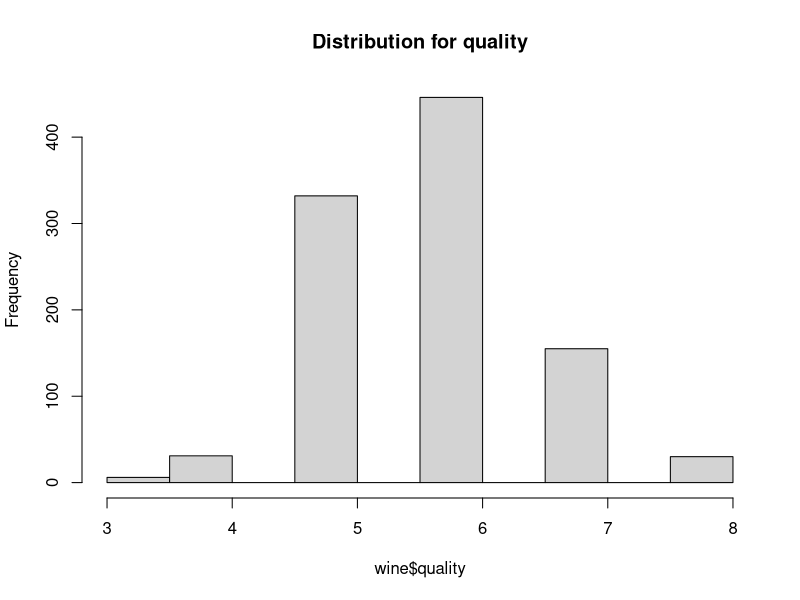
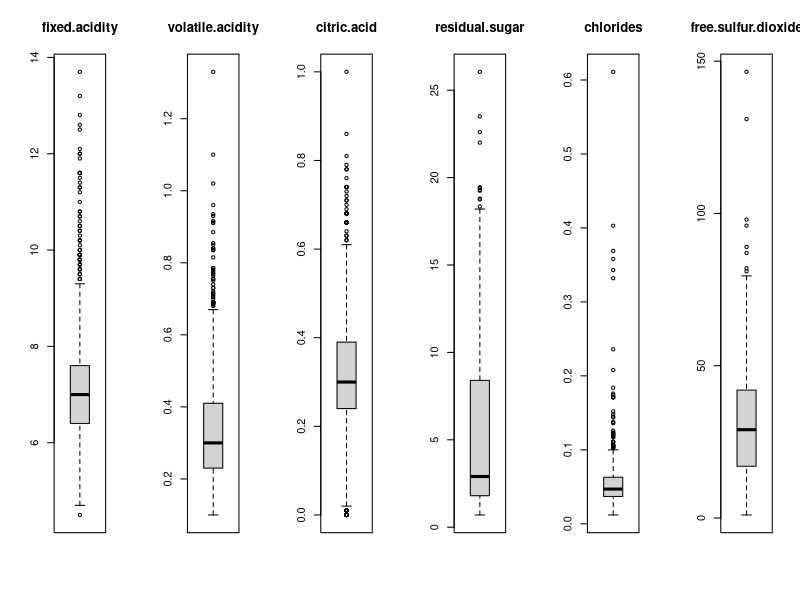
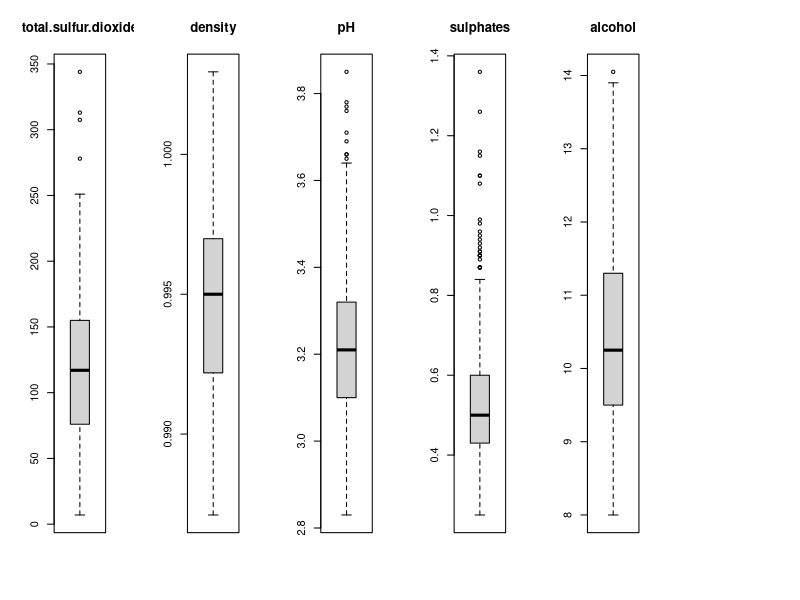
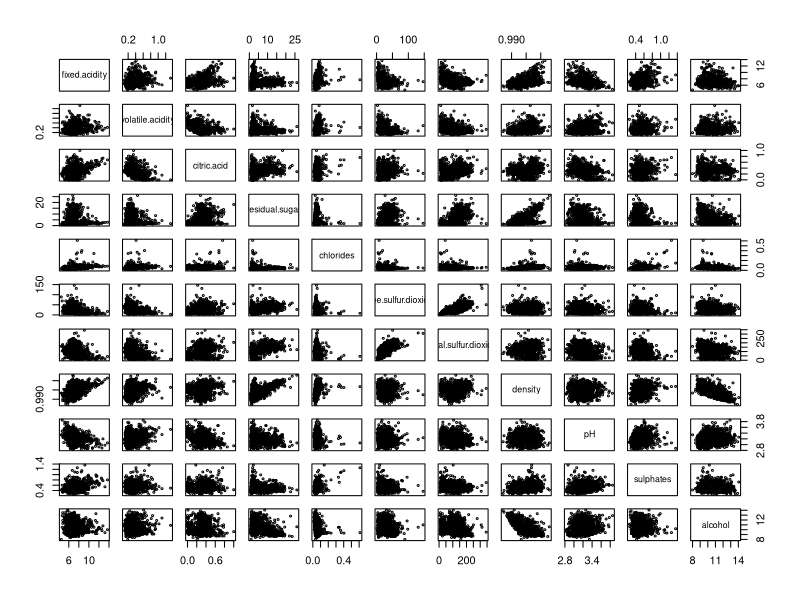
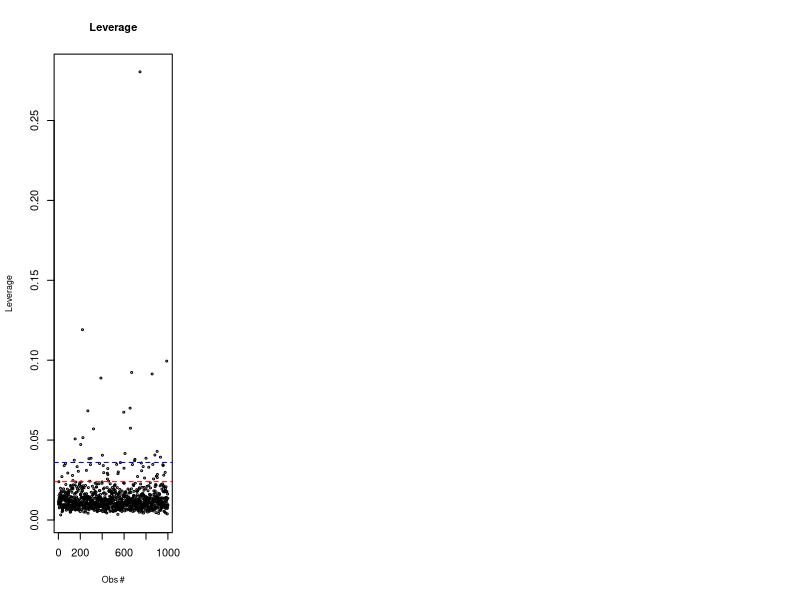

R code for these plots, in order:
## ---- chunk 1
wine<-read.csv("wine_sample.csv", header=T)
summary(wine[,-1])
## ---- chunk 2
library(xtable)
cor<-round(cor(wine[-c(1,13,14)]),2)
upper<-cor
upper[upper.tri(cor)]<-""
upper<-as.data.frame(upper)
table<-xtable(upper)
print(table, typle="html",comment=FALSE,scalebox = 0.7)
## ---- chunk 3
par(mfrow=c(1,1))
hist(wine$quality, main="Distribution for quality")
## ---- chunk 4
par(mfrow=c(1,6))
for (i in 2:12) {
boxplot(wine[i], main=colnames(wine)[i])
  }
## ---- chunk 5
par(mfrow=c(1,4))
pairs(wine[-c(1,13,14)],cex=0.4)
## ---- chunk 6
X = model.matrix(type~.-type, data=wine)
H = X%*%solve(t(X)%*%X)%*%t(X)
h = diag(H)
#h #leverages
p=12
n=length(wine$type)
# The two threshholds are 2*(p/n) and 3*(p/n)
thresh2=2*p/n
thresh3=3*p/n
plot(h,xlab="Obs #", ylab="Leverage", main="Leverage",cex=0.4,cex.lab=0.8,cex.main=1)
abline(h=thresh2,lty=2,col="red")
abline(h=thresh3,lty=2,col="blue")
wine$color="black"
wine$color[h>=thresh2]="red"
## ---- chunk 7
which(h>thresh3)
